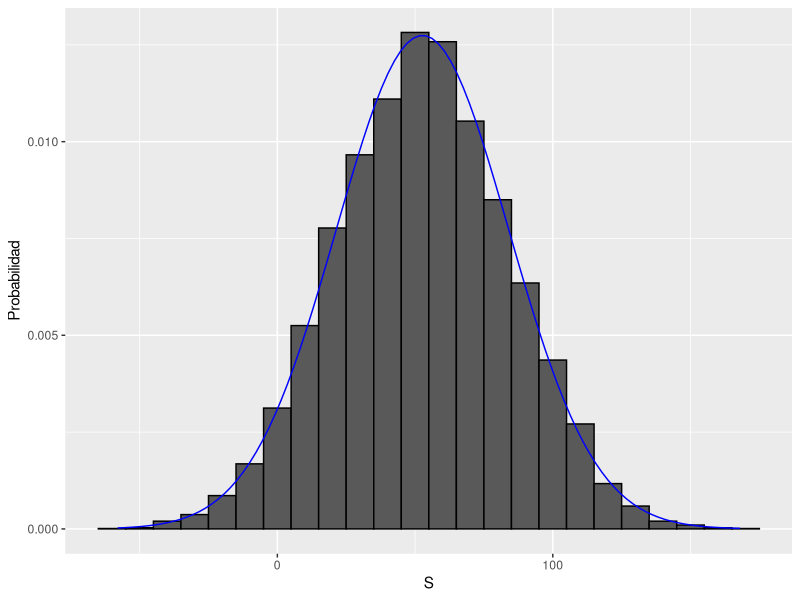

Here is the R script that generated this plot:
# definimos la urna con los posibles resultados
color <- rep(c("Negro", "Rojo", "Verde"), c(18, 18, 2))
#suponemos 1000 jugadores
n <- 1000
#el casino perderá $1 si el resultado es rojo
#en otro caso el casino gana $1
#los resultados son independientes
X <- sample(ifelse(color == "Rojo", -1, 1), n, replace = TRUE)
X[1:10]
#conociendo las proporciones de 1s y -1s podemos generar el modelo de muestreo
X <- sample(c(-1, 1), n, replace = TRUE, prob = c(9 / 19, 10 / 19))
# las ganancias son la suma de los eventos
S <- sum(X)
#Estimamos la función de distribución utilizando simulaciones de Monte Carlo
B <- 10000 # Numero de repeticiones
#Simulamos 1000 personas jugando 10000 veces
S <- replicate(B, {
    X <- sample(c(-1,1), n, replace = TRUE, prob = c(9/19, 10/19))
    sum(X)    # Ganancias totales
})
mean(S <= 0) #Probabilidad que el casino pierda dinero

# Graficamos para poder visualizar de mejor manera el comportamiento
library(tidyverse) #importamos la librería
#creamos la secuencia dentro de donde se encuentran los valores de S
s <- seq(min(S), max(S), length = 100)
#Generamos la densidad normal de S
densidad_normal <- data.frame(s = s, f = dnorm(s, mean(S), sd(S)))
data.frame (S = S) %>%    # Creamos el marco de datos de S para el histograma
    ggplot(aes(S, ..density..)) +
    geom_histogram(color = "black", binwidth = 10) +
    ylab("Probabilidad") +
    geom_line(data = densidad_normal, mapping = aes(s, f), color = "blue")

#utilizando funciones estadísticas
n <- 1000
pbinom(n/2, size = n, prob = 10/19)

#Debido a que esta es una función de probabilidad discreta
# para obtener Pr(𝑆 < 0) en vez de Pr(𝑆 ≤ 0), escribimos:
pbinom(n/2-1, size = n, prob = 10/19)
